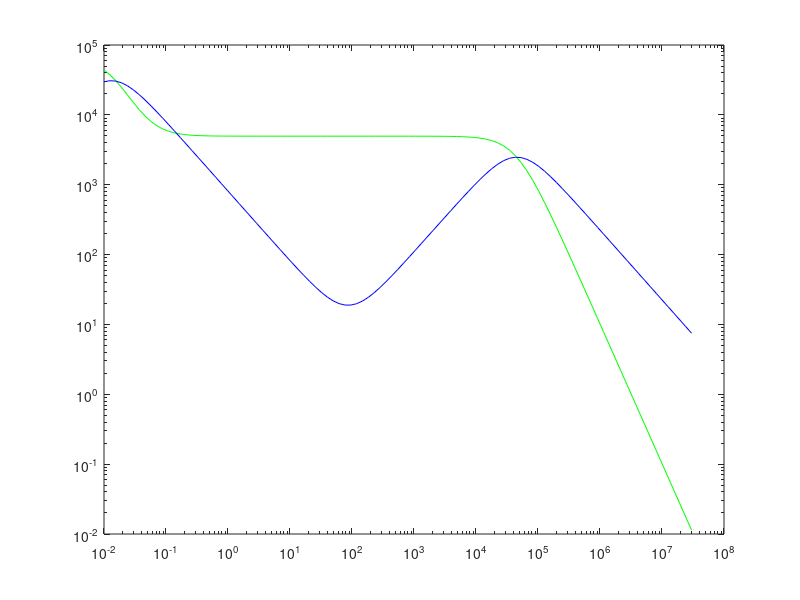
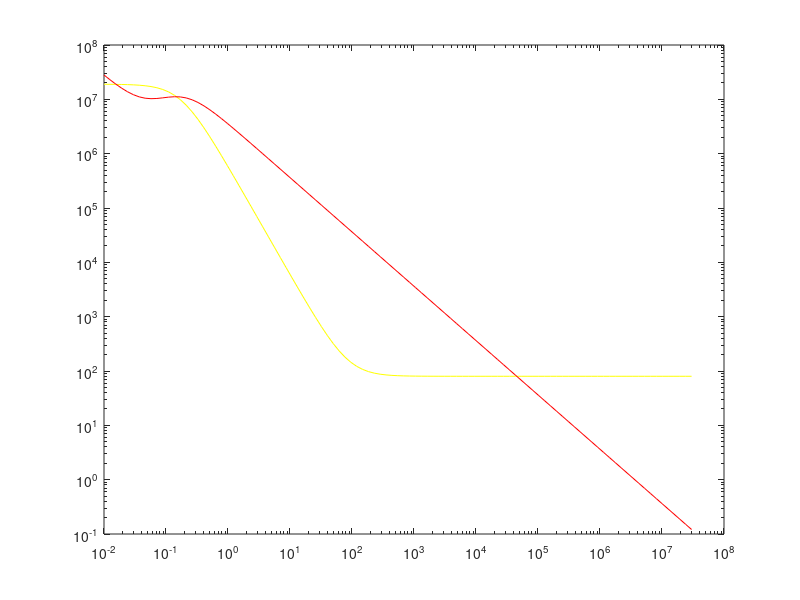

Recreate these plots in MATLAB, in order.
%Contants and variables

eps_0 = 8.85e-12;               %[F/m]      Free space permittivity
d = 0.5e-3;                     %[m]        Distance between plates
S = 0.0005;                     %[m2]       Plate surface
% Frequency range
f_min=0.01;                  %[Hz]       10kHz
f_max=30e6;                  %[Hz]       1GHz
N_f=101;
freq = logspace(log10(f_min),log10(f_max),N_f);

%Dielectric parameters Debye Model
eps_infinite = 80*eps_0;        %           Permittivity at upper frequency
eps_static = 1.9e7*eps_0;      %           Permittivity at DC
% eps_static = 81;
conductivity = 15e-6;          %[S/m]      Conducttivity
% conductivity = 0;               %[S/m]      Conducttivity
T=0.9;                           %[s]        Relaxing time
% T=0;                            %[s]        Relaxing time
w = 2*pi.*freq;                    %[rad/s]    Angular frequency

%% Permittivity
%Debye model 
a = (eps_static - eps_infinite)./(1+1i*w*T);
b = 1i*conductivity./w;
eps = (eps_infinite + a - b);

eps_real = real(eps);
eps_imag = -imag(eps);
eps_real_norm = eps_real/eps_0;
eps_imag_norm = eps_imag/eps_0;

%% Option 2 <-- CORRECT
C = eps*d/S;
Z = 1./(1i*w.*C);

R = real(Z);
X = -imag(Z);

%% Representation%%%%%%%%%%%%%%%%%%%%%%%%%%%%%%%%%%%%%%%%%%%%%%%%%%%%%%%%%%%%%%%%%%%%%%%%%%%%%%%%

figure('Name', 'R(f) and X(f)');
loglog(freq,R, 'Color', 'g');
hold on
loglog(freq,X, 'Color', 'b');


figure('Name', 'Permittivity (Real and Imaginary)');
loglog(freq,eps_real_norm, 'Color', 'y');
hold on
loglog(freq,eps_imag_norm, 'Color', 'r');
